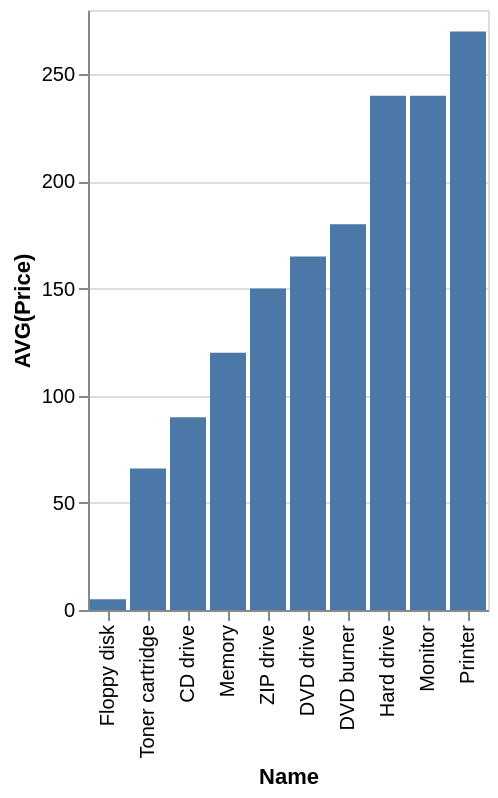

Vega-Lite specification for this chart:
### Vega-Lite specification from a JSON file in a GitHub repository (floating-point values rounded to 4 significant figures)
{"data": {"values": [{"x_data": "Floppy disk", "y_data": 5}, {"x_data": "Toner cartridge", "y_data": 66}, {"x_data": "CD drive", "y_data": 90}, {"x_data": "Memory", "y_data": 120}, {"x_data": "ZIP drive", "y_data": 150}, {"x_data": "DVD drive", "y_data": 165}, {"x_data": "DVD burner", "y_data": 180}, {"x_data": "Hard drive", "y_data": 240}, {"x_data": "Monitor", "y_data": 240}, {"x_data": "Printer", "y_data": 270}]}, "mark": "bar", "encoding": {"x": {"field": "x_data", "type": "nominal", "title": "Name", "sort": {"op": "sum", "field": "y_data", "order": "ascending"}}, "y": {"field": "y_data", "type": "quantitative", "title": "AVG(Price)"}}}
